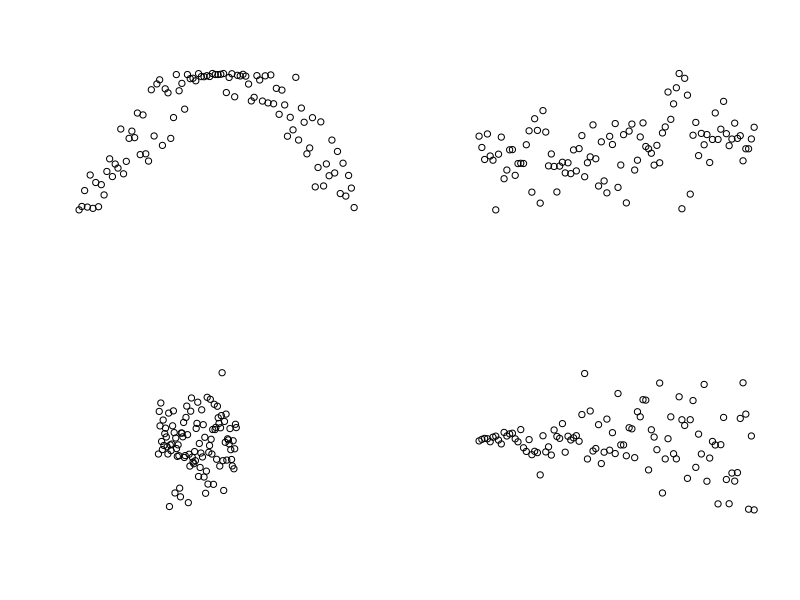
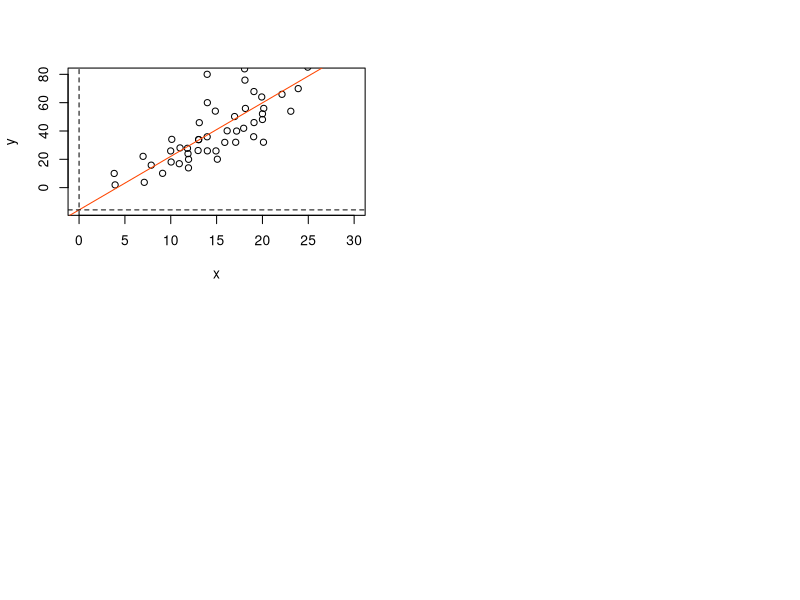
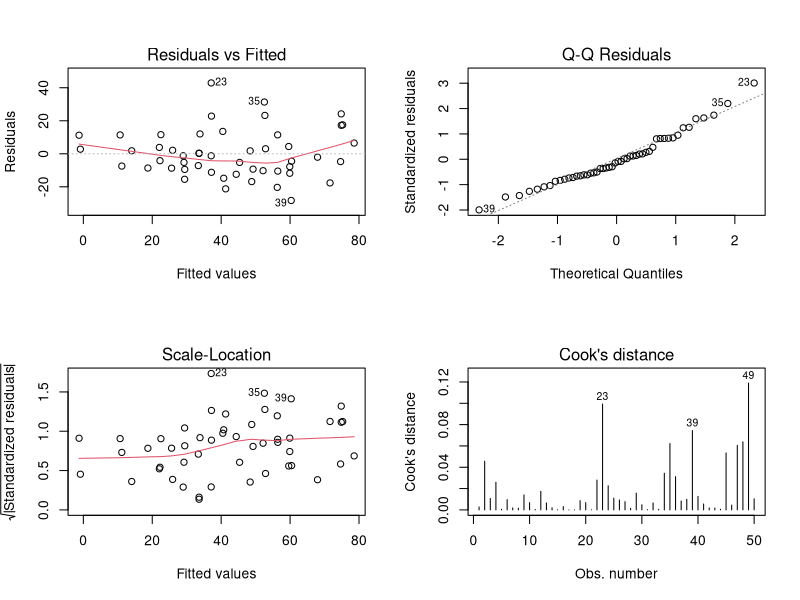
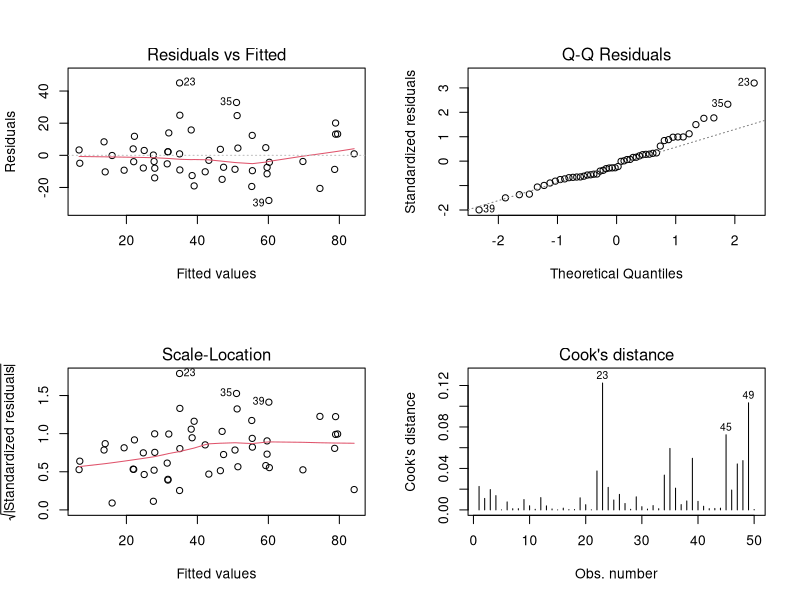
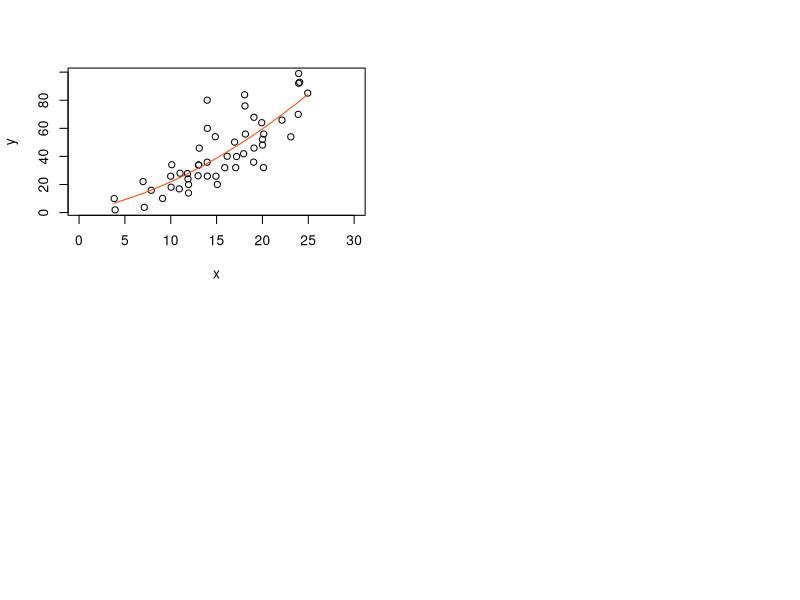

Recreate these plots in R, in order.
## ---- chunk 1
#| code-fold: true
sp_k <- function(x, y) {
  rank_x <- rank(x) # <1>
  rank_y <- rank(y) # <1>
  d <- rank_x - rank_y # <2>
  d_sq <- sum(d^2) # <2>
  n <- length(x) # <3>
  
  1 - ((6 * d_sq) / (n*(n^2 - 1))) # <3>
  
}


## ---- chunk 2
par(mfrow = c(2, 2))
plot(x = sin(seq(-1, 4, length.out = 100) + rnorm(100, sd = 0.4)), 
     xlab = "", 
     ylab = "", 
     axes = FALSE)
plot(x = sort(c(sin(seq(-1, 4, length.out = 50)), 
                cos(seq(-3, 1, length.out = 50)))) + rnorm(n = 100, 
                                                           sd = 1.4), 
     xlab = "", 
     ylab = "", 
     axes = FALSE)
plot(x = 1:100/10, 
     y = 5 + rnorm(100, sd = 5.5), 
     xlab = "", 
     ylab = "", 
     axes = FALSE, 
     xlim = c(-10, 25), 
     ylim = c(-10, 20))
plot(x = 1:100 * rnorm(100, sd = 500), 
     xlab = "", 
     ylab = "", 
     axes = FALSE)
## ---- chunk 3
dfr <- data.frame(
  x <- c( 3.93,  3.83,  7.11,  6.98,  7.87,  9.11, 10.04,  9.99, 10.11, 10.93, 
         11.01, 11.93, 11.94, 11.88, 11.82, 12.98, 13.04, 13.04, 13.11, 13.99, 
         13.97, 13.99, 13.97, 15.08, 14.93, 14.86, 15.89, 16.15, 17.08, 17.18, 
         16.96, 17.95, 18.14, 18.09, 18.05, 19.04, 19.08, 19.07, 20.11, 20, 
         20,    20.14, 19.92, 22.13, 23.09, 23.9 , 23.95, 24.06, 23.95, 24.94
  ),
  y <- c( 1.93, 10.01,  3.73, 22.09, 15.86, 10.09, 18.09, 25.91, 34.09, 16.89, 
         28.04, 13.95, 19.98, 23.98, 27.78, 26.19, 33.85, 33.96, 45.88, 25.96, 
         35.89, 60.  , 80.03, 20.06, 25.92, 54.03, 31.96, 40.12, 32.03, 39.95, 
         50.2 , 41.91, 55.92, 75.92, 83.89, 35.94, 45.94, 67.85, 32.05, 48.11, 
         52.11, 55.95, 64.02, 65.9 , 53.94, 69.92, 92.1 , 92.78, 99.03, 85.09)
)
## ---- chunk 4
md1 <- lm(formula = y ~ x, data = dfr)
## ---- chunk 5
str(md1, 1)
## ---- chunk 6
with(data = dfr, 
     expr = plot(x, 
                 y, 
                 xlim = c(0, 30), 
                 ylim = c(md1$coefficients[1], 
                          max(md1$fitted.values) + 2)))
abline(md1$coefficients, col = "orangered")
abline(v = 0, lty = "dashed")
abline(h = md1$coefficients[1], lty = "dashed")

## ---- chunk 7
summary(md1)
## ---- chunk 8
par(mfrow = c(2, 2))
plot(md1, 1:4)
## ---- chunk 9
md2 <- lm(y ~ poly(x, 2))
summary(md2)
## ---- chunk 10
par(mfrow = c(2, 2))
plot(md2, 1:4)
## ---- chunk 11
with(data = dfr, 
     expr = plot(x, y, xlim = c(0, 30)))
pred <- predict(md2)
ix <- sort(dfr$x, index.return=T)$ix
lines(x[ix], pred[ix], col = 'orangered')
## ---- chunk 12
AIC(md1, md2)
